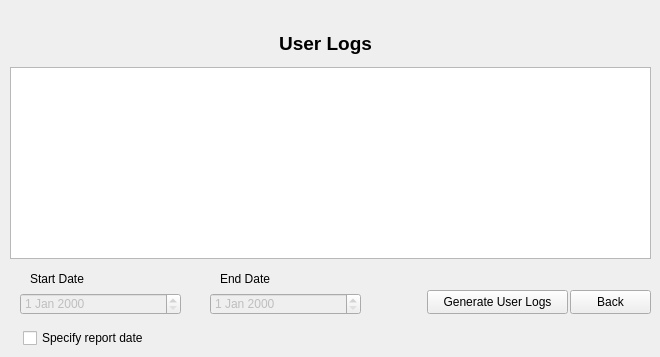
    <widget class="QWidget" name="reports_user_logs">
     <widget class="QLabel" name="label_76">
      <property name="geometry">
       <rect>
        <x>10</x>
        <y>28</y>
        <width>631</width>
        <height>31</height>
       </rect>
      </property>
      <property name="text">
       <string>&lt;html&gt;&lt;head/&gt;&lt;body&gt;&lt;p align=&quot;center&quot;&gt;&lt;span style=&quot; font-size:14pt; font-weight:700;&quot;&gt;User Logs&lt;/span&gt;&lt;/p&gt;&lt;/body&gt;&lt;/html&gt;</string>
      </property>
     </widget>
     <widget class="QTableWidget" name="user_logs_table">
      <property name="geometry">
       <rect>
        <x>10</x>
        <y>67</y>
        <width>641</width>
        <height>192</height>
       </rect>
      </property>
     </widget>
     <widget class="QPushButton" name="generate_user_logs">
      <property name="geometry">
       <rect>
        <x>427</x>
        <y>290</y>
        <width>141</width>
        <height>24</height>
       </rect>
      </property>
      <property name="text">
       <string>Generate User Logs</string>
      </property>
     </widget>
     <widget class="QPushButton" name="back_user_logs">
      <property name="geometry">
       <rect>
        <x>570</x>
        <y>290</y>
        <width>81</width>
        <height>24</height>
       </rect>
      </property>
      <property name="text">
       <string>Back</string>
      </property>
     </widget>
     <widget class="QLabel" name="label_21">
      <property name="geometry">
       <rect>
        <x>30</x>
        <y>269</y>
        <width>81</width>
        <height>20</height>
       </rect>
      </property>
      <property name="text">
       <string>Start Date</string>
      </property>
     </widget>
     <widget class="QLabel" name="label_20">
      <property name="geometry">
       <rect>
        <x>220</x>
        <y>269</y>
        <width>81</width>
        <height>20</height>
       </rect>
      </property>
      <property name="text">
       <string>End Date</string>
      </property>
     </widget>
     <widget class="QCheckBox" name="specify_user_logs_date">
      <property name="geometry">
       <rect>
        <x>23</x>
        <y>328</y>
        <width>191</width>
        <height>20</height>
       </rect>
      </property>
      <property name="text">
       <string>Specify report date</string>
      </property>
     </widget>
     <widget class="QDateEdit" name="user_logs_end">
      <property name="enabled">
       <bool>false</bool>
      </property>
      <property name="geometry">
       <rect>
        <x>210</x>
        <y>293</y>
        <width>151</width>
        <height>22</height>
       </rect>
      </property>
     </widget>
     <widget class="QDateEdit" name="user_logs_start">
      <property name="enabled">
       <bool>false</bool>
      </property>
      <property name="geometry">
       <rect>
        <x>20</x>
        <y>293</y>
        <width>161</width>
        <height>22</height>
       </rect>
      </property>
     </widget>
    </widget>
